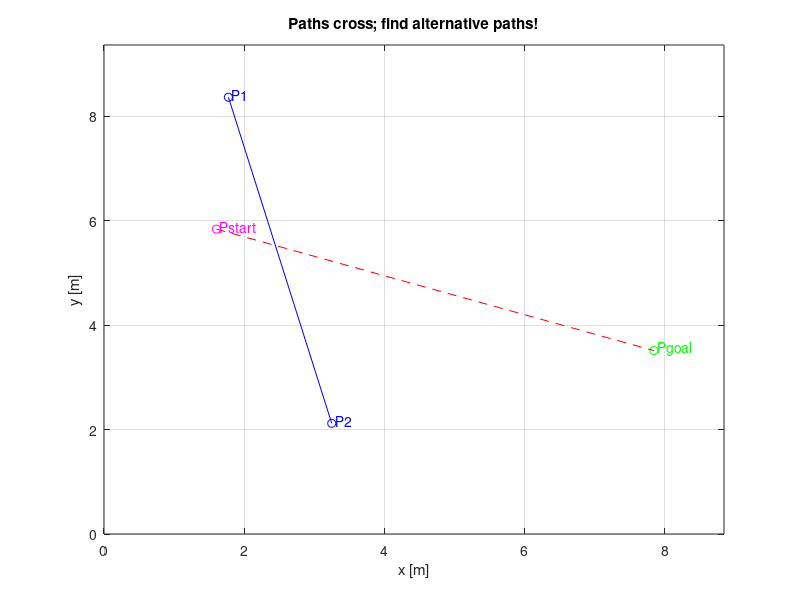
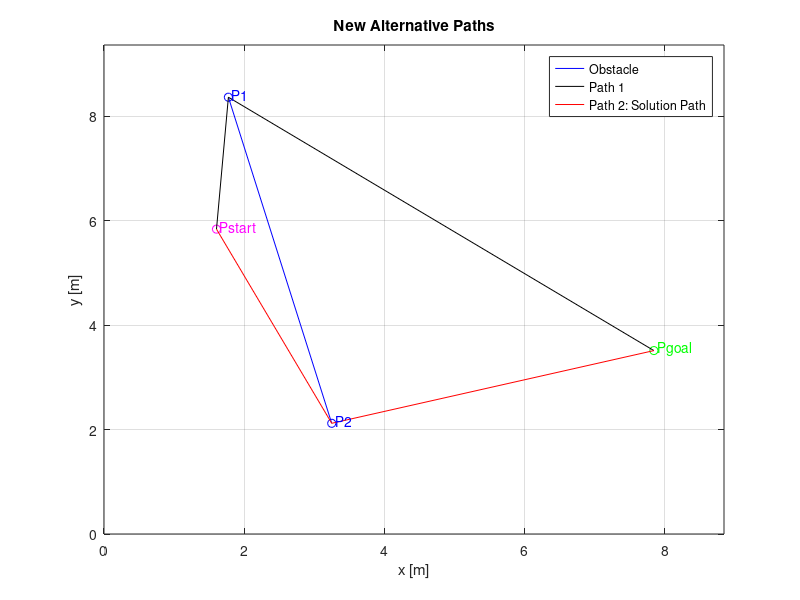

The MATLAB source for these figures, in order:
clear all; close all; clc

% Initialize the points P1, P2, Pstart, and Pgoal using random integers
% from 1 to 10. Note that any positive real number could be used.
P1 = [randi(10)*abs(randn); randi(10)*abs(randn)];
P2 = [randi(10)*abs(randn); randi(10)*abs(randn)];

Pstart = [randi(10)*abs(randn); randi(10)*abs(randn)];
Pgoal = [randi(10)*abs(randn); randi(10)*abs(randn)];

% Find the orientation of the lines formed with the horizontal axis. 
y2_minus_y1 = P2(2) - P1(2);
x2_minus_x1 = P2(1) - P1(1);
theta_12 = atan2(y2_minus_y1, x2_minus_x1);

ygoal_minus_ystart = Pgoal(2) - Pstart(2);
xgoal_minus_xstart = Pgoal(1) - Pstart(1);
theta_sg = atan2(ygoal_minus_ystart, xgoal_minus_xstart);

% Find the point of intersection between the two lines.
data_matrix = [cos(theta_sg) -cos(theta_12); sin(theta_sg) -sin(theta_12)]; 
lambda_P = (data_matrix)\(P1 - Pstart); 
lambdaS_P = lambda_P(1);
lambda1_P = lambda_P(2);
% The following P is the point of intersection. 
P = Pstart + lambdaS_P*[cos(theta_sg); sin(theta_sg)];

% Using the equation in the hint, we can obtain lambda. P = P1 + lambda(P2-P1)
% If lamba is in the range (0,1), the intersection point, P, is between P1 and P2
lambda = (P2 - P1)\(P - P1);

% This is used to be sure an intersection occurs between the two points.
if norm(Pstart - P) >  norm(Pgoal - P)
    Pcheck = Pstart;
else
    Pcheck = Pgoal;
end

% Check if lambda lies in the range (0,1)
if (lambda > 0 && lambda < 1) && (norm(Pgoal - Pstart) >  norm(Pcheck - P))
    result = 'The line segment between the start and goal points intersects the obstacle P1-P2';
    prompt_message = 'Please find two new paths and choose the shorter one.';
    disp(result);
    figure
    plot(P1(1), P1(2), 'bo') 
    hold 
    plot(P2(1), P2(2), 'bo') 
    plot(Pstart(1), Pstart(2), 'mo') 
    plot(Pgoal(1), Pgoal(2), 'go') 
    plot([P1(1) P2(1)], [P1(2) P2(2)], 'b') 
    plot([Pstart(1) Pgoal(1)], [Pstart(2) Pgoal(2)], 'r--')
    text(Pstart(1)+0.05, Pstart(2)+0.05, 'Pstart', 'color', 'm')
    text(Pgoal(1)+0.05, Pgoal(2)+0.05, 'Pgoal', 'color', 'g')
    text(P1(1)+0.05, P1(2)+0.05, 'P1', 'color', 'b')
    text(P2(1)+0.05, P2(2)+0.05, 'P2', 'color', 'b')
    title('Paths cross; find alternative paths!')
    axis([0 max([P2(1);P1(1);Pstart(1);Pgoal(1)])+1 0 max([P2(2);P1(2);Pstart(2);Pgoal(2)])+1])
    xlabel('x [m]'), ylabel('y [m]'), grid
    disp(prompt_message);
    
    % Alternative Path 1
    a_path1_a = norm(Pstart - P1);
    a_path1_b = norm(P1 - Pgoal);
    a_path1 = a_path1_a + a_path1_b;
    
    % Alternative Path 2
    a_path2_a = norm(Pstart - P2);
    a_path2_b = norm(P2 - Pgoal);
    a_path2 = a_path2_a + a_path2_b;
    
    % The following identifies the solution path. If both paths are of the
    % same length, it will identify both as plausible solution paths.
    if a_path1 < a_path2
        figure 
        plot(P1(1), P1(2), 'bo') 
        hold 
        plot(P2(1), P2(2), 'bo') 
        plot(Pstart(1), Pstart(2), 'mo') 
        plot(Pgoal(1), Pgoal(2), 'go') 
        h0 = plot([P1(1) P2(1)], [P1(2) P2(2)], 'b');
        h1 = plot([Pstart(1) P1(1)], [Pstart(2) P1(2)], 'r');
        h2 = plot([P1(1) Pgoal(1)], [P1(2) Pgoal(2)], 'r');
        
        h3 = plot([Pstart(1) P2(1)], [Pstart(2) P2(2)], 'k');
        h4 = plot([P2(1) Pgoal(1)], [P2(2) Pgoal(2)], 'k');
        
        text(Pstart(1)+0.05, Pstart(2)+0.05, 'Pstart', 'color', 'm')
        text(Pgoal(1)+0.05, Pgoal(2)+0.05, 'Pgoal', 'color', 'g')
        text(P1(1)+0.05, P1(2)+0.05, 'P1', 'color', 'b')
        text(P2(1)+0.05, P2(2)+0.05, 'P2', 'color', 'b')
        
        legend([h0 h1 h3],{'Obstacle', 'Path 1: Solution Path','Path 2'})
        title('New Alternative Paths')
        axis([0 max([P2(1);P1(1);Pstart(1);Pgoal(1)])+1 0 max([P2(2);P1(2);Pstart(2);Pgoal(2)])+1]) 
        xlabel('x [m]'), ylabel('y [m]'), grid
    elseif a_path1 > a_path2
        figure 
        plot(P1(1), P1(2), 'bo') 
        hold 
        plot(P2(1), P2(2), 'bo') 
        plot(Pstart(1), Pstart(2), 'mo') 
        plot(Pgoal(1), Pgoal(2), 'go') 
        h0 = plot([P1(1) P2(1)], [P1(2) P2(2)], 'b');
        h1 = plot([Pstart(1) P1(1)], [Pstart(2) P1(2)], 'k');
        h2 = plot([P1(1) Pgoal(1)], [P1(2) Pgoal(2)], 'k');
        
        h3 = plot([Pstart(1) P2(1)], [Pstart(2) P2(2)], 'r');
        h4 = plot([P2(1) Pgoal(1)], [P2(2) Pgoal(2)], 'r');
        
        text(Pstart(1)+0.05, Pstart(2)+0.05, 'Pstart', 'color', 'm')
        text(Pgoal(1)+0.05, Pgoal(2)+0.05, 'Pgoal', 'color', 'g')
        text(P1(1)+0.05, P1(2)+0.05, 'P1', 'color', 'b')
        text(P2(1)+0.05, P2(2)+0.05, 'P2', 'color', 'b')
        
        legend([h0 h1 h3],{'Obstacle', 'Path 1','Path 2: Solution Path'})
        title('New Alternative Paths')
        axis([0 max([P2(1);P1(1);Pstart(1);Pgoal(1)])+1 0 max([P2(2);P1(2);Pstart(2);Pgoal(2)])+1]) 
        xlabel('x [m]'), ylabel('y [m]'), grid
    else % If both paths are the same length.
        figure
        plot(P1(1), P1(2), 'bo') 
        hold 
        plot(P2(1), P2(2), 'bo') 
        plot(Pstart(1), Pstart(2), 'mo') 
        plot(Pgoal(1), Pgoal(2), 'go') 
        h0 = plot([P1(1) P2(1)], [P1(2) P2(2)], 'b'); 
        h1 = plot([Pstart(1) P1(1)], [Pstart(2) P1(2)], 'r');
        h2 = plot([P1(1) Pgoal(1)], [P1(2) Pgoal(2)], 'r');
        
        h3 = plot([Pstart(1) P2(1)], [Pstart(2) P2(2)], 'r');
        h4 = plot([P2(1) Pgoal(1)], [P2(2) Pgoal(2)], 'r');
        
        text(Pstart(1)+0.05, Pstart(2)+0.05, 'Pstart', 'color', 'm')
        text(Pgoal(1)+0.05, Pgoal(2)+0.05, 'Pgoal', 'color', 'g')
        text(P1(1)+0.05, P1(2)+0.05, 'P1', 'color', 'b')
        text(P2(1)+0.05, P2(2)+0.05, 'P2', 'color', 'b')
        
        legend([h0 h1 h3],{'Obstacle', 'Path 1: Solution Path','Path 2: Solution Path'})
        title('New Alternative Paths - The Paths are of the Same Length, so choose any!')
        axis([0 max([P2(1);P1(1);Pstart(1);Pgoal(1)])+1 0 max([P2(2);P1(2);Pstart(2);Pgoal(2)])+1]) 
        xlabel('x [m]'), ylabel('y [m]'), grid
    end
else % If there's no intersection
    result1 = 'The robot encounters no obstacle from the start to the goal point!';
    disp(result1);
    figure
    plot(P1(1), P1(2), 'bo') 
    hold 
    plot(P2(1), P2(2), 'bo') 
    plot(Pstart(1), Pstart(2), 'mo') 
    plot(Pgoal(1), Pgoal(2), 'go') 
    h_0 = plot([P1(1) P2(1)], [P1(2) P2(2)], 'b');
    h00 = plot([Pstart(1) Pgoal(1)], [Pstart(2) Pgoal(2)], 'r');
    legend([h_0 h00],{'Obstacle', 'Solution Path'})
    text(Pstart(1)+0.05, Pstart(2)+0.05, 'Pstart', 'color', 'm')
    text(Pgoal(1)+0.05, Pgoal(2)+0.05, 'Pgoal', 'color', 'g')
    text(P1(1)+0.05, P1(2)+0.05, 'P1', 'color', 'b')
    text(P2(1)+0.05, P2(2)+0.05, 'P2', 'color', 'b')
    title('No intersection!')
    axis([0 max([P2(1);P1(1);Pstart(1);Pgoal(1)])+1 0 max([P2(2);P1(2);Pstart(2);Pgoal(2)])+1]) 
    xlabel('x [m]'), ylabel('y [m]'), grid
end
